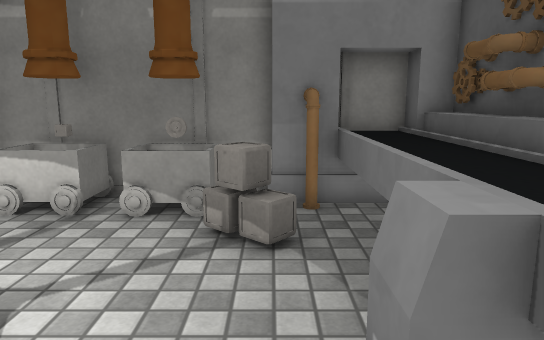
[1] (above)

12 first-person views from a walk through a scene from a Unity 3-D project. The camera is 1.3 m above the floor, tilts 10° down and sees 70° across. The floor is counted in squares, 0.5 m on a side. Each view is taken from the middle of a square. On the plan, view 1 faces up. The plan holds only what a view shows up to about 20 squares ahead; the rest is blank. The place goes on beyond the plan. The player is left out. Some surface patterns are stand-ins.

[2]
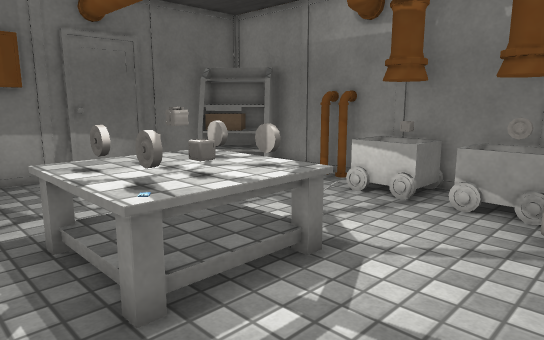

[3]
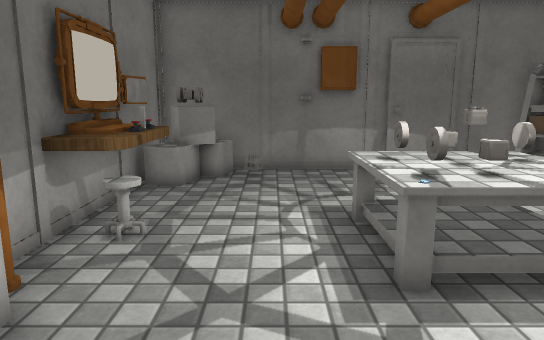

[4]
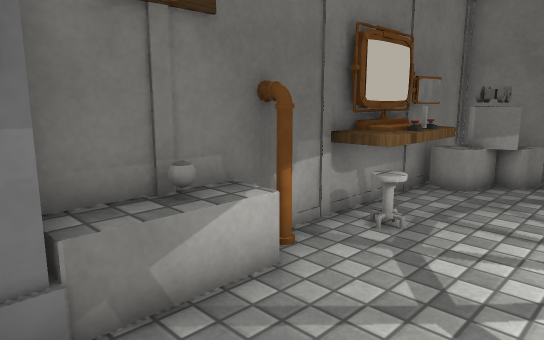

[5]
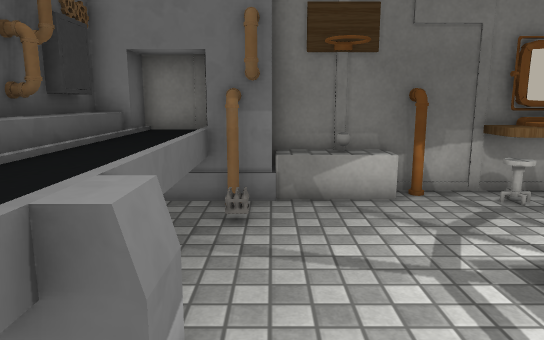

[6]
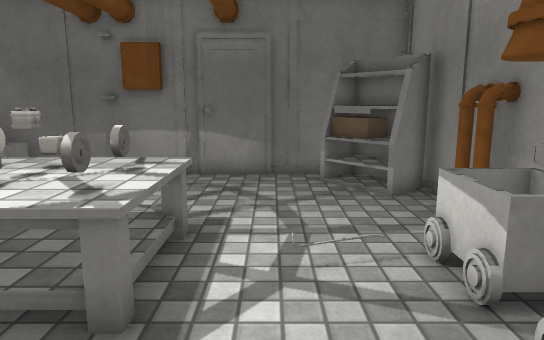

[7]
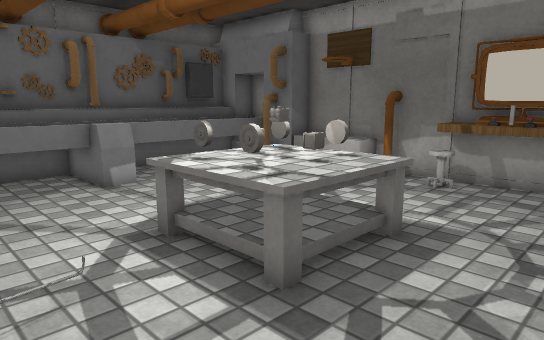

[8]
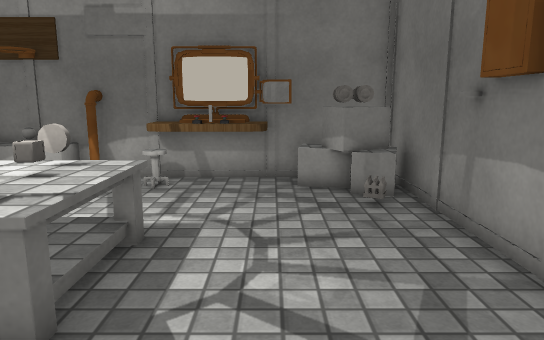

[9]
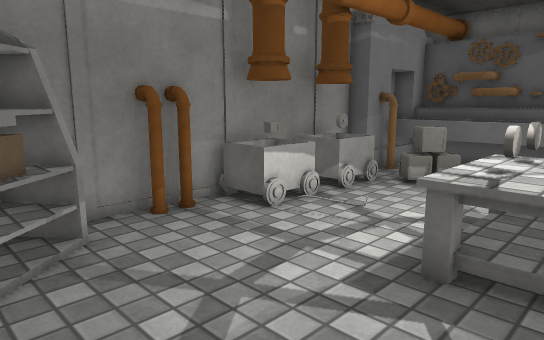

[10]
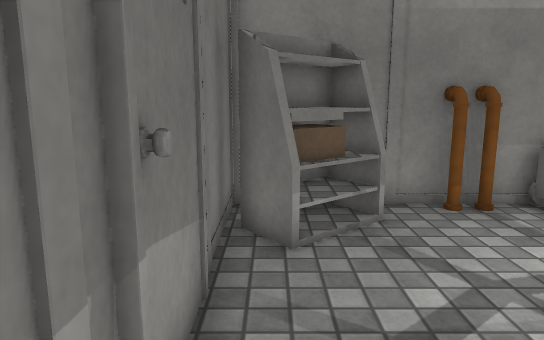

[11]
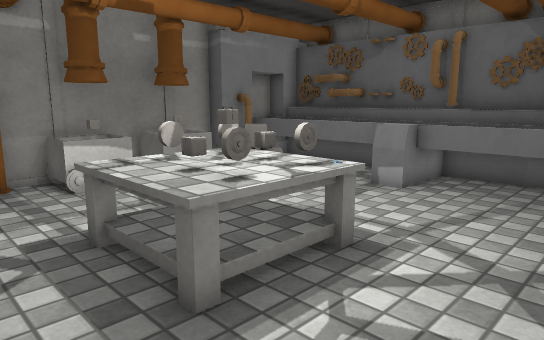

[12]
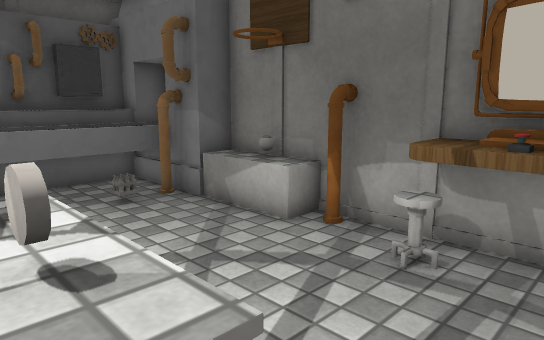

### Floor plan
Key: @ floor where view 1 was taken; # wall or solid block; . floor; = window, fence, low wall or low ledge; ^ raised ledge; O other object.
Columns run from 14 left of view 1 to 4 right of it. Each row starts with its distance up from view 1.
 11 ############### ^^#
 10 #OOO ###OOOOOO##^^#
  9 #OOO....OOOOOO #^^#
  8 #OO.............^^#
  7 #............OO.^^#
  6 #...............^^#
  5 #...............^^#
  4 #.....OOOOO....#^^#
  3 #.....OOOOO....^^^#
  2 #.....OOOOO....=^^#
  1 O.....OOOOO.....^^#
  0 O.............@.^^#
 -1 #...............^^#
 -2 #...............^^#
 -3 #OO............=^^#
 -4 #OOO^###O. OOO##^^#
 -5 #OOO####^##OOO# ^^#

Where each view was taken, in squares from view 1:
view 1: 0 up, 0 right, facing up
view 2: 1 down, 0 right, facing up-left
view 3: 1 down, 1 right, facing left
view 4: 0 up, 1 right, facing down-left
view 5: 6 up, 0 right, facing down
view 6: 6 up, 0 right, facing left
view 7: 8 up, 11 left, facing down-right
view 8: 8 up, 10 left, facing down
view 9: 2 up, 13 left, facing up-right
view 10: 1 up, 13 left, facing up
view 11: 3 down, 10 left, facing up-right
view 12: 2 up, 9 left, facing down-right
